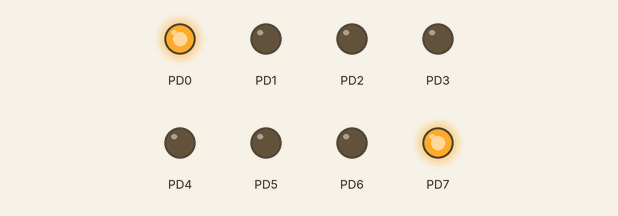
This program was run on a simulated ATmega328P, built with avr-gcc and emulated at 16 MHz. Shown: output pins drawn as LEDs (lit = HIGH).

Above: at 0.2 s.
At 1.7 s:
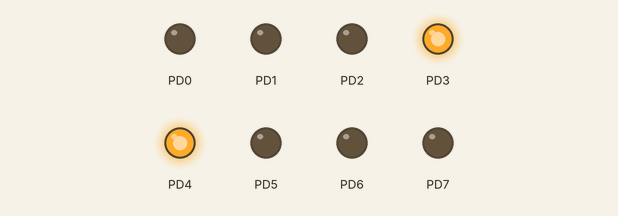
At 2.2 s:
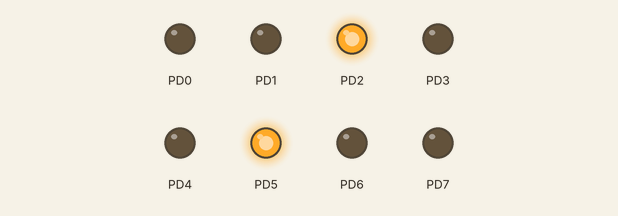
At 5.7 s:
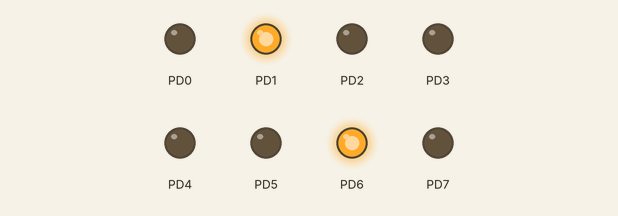
Timing chart, 0 to 6.9 s (numbered marks = the images above):
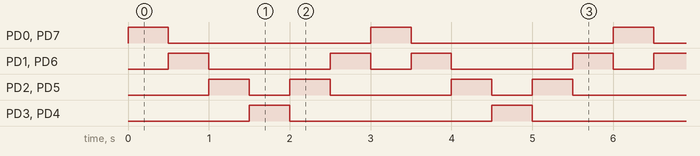

The program:

main.c
```c
/*
 * array.c
 *
 * Created: 2023-04-11 오후 2:22:29
 * Author : songd
 */

#define F_CPU 16000000L
#include <avr/io.h>
#include <util/delay.h>

int main(void)
{
	DDRD = 0xFF;
	//0x01 0x02 0x04 0x08 0x10 0x20 0x40 0x80
	//0x80 0x40 0x20 0x10 0x08 0x04 0x02 0x01
	unsigned char p1[] = {0x01, 0x02, 0x04, 0x08, 0x20, 0x40};
	unsigned char p2[] = {0x80, 0x40, 0x20, 0x10, 0x04, 0x02};

    while (1)
    {
		for(int i = 0; i < 6; i++) {
			PORTD = p1[i] | p2[i];
			_delay_ms(500);
		}
    }
}
```

Measured:
- by itself, PD0, PD3, PD4, PD7: alternates HIGH for 0.50 s and LOW for 2.5 s
- by itself, PD1, PD6: repeats every 3.0 s: LOW 1.5 s, HIGH 0.50 s, LOW 0.50 s, HIGH 0.50 s
- by itself, PD2, PD5: repeats every 3.0 s: LOW 0.50 s, HIGH 0.50 s, LOW 1.5 s, HIGH 0.50 s
